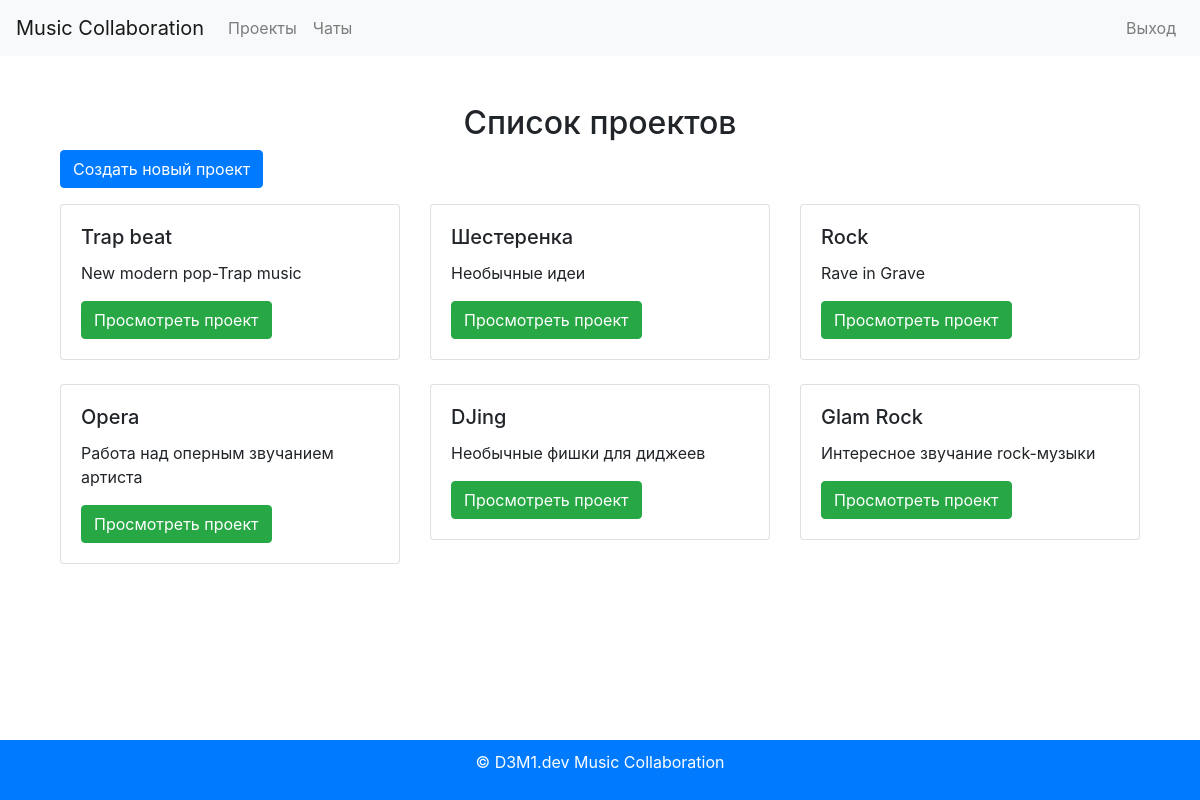
/projects/ (signed in), run on the app's committed database.
### projects/models.py (models this page shows, shortened)
class Project(models.Model):
    STATUS_CHOICES = [
        ('in_progress', 'В работе'),
        ('completed', 'Завершен'),
    ]
    id = models.AutoField(primary_key=True)
    name = models.CharField(max_length=255)
    description = models.TextField()
    owner = models.ForeignKey(User, on_delete=models.CASCADE)
    created_at = models.DateTimeField(auto_now_add=True)
    updated_at = models.DateTimeField(auto_now=True)
    status = models.CharField(max_length=50, choices=STATUS_CHOICES)

### projects/views.py (the view)
# urls.py: path('', ProjectListView.as_view(), name='project_list'),
@method_decorator(login_required, name='dispatch')
class ProjectListView(View):
    def get(self, request):
        projects = Project.objects.all()
        return render(request, 'projects/project_list.html', {'projects': projects})

### projects/templates/projects/project_list.html (shortened to what this page needs)
{% extends 'base.html' %}
{% block content %}
<div class="container mt-5">
    <h2 class="text-center">Список проектов</h2>
    <a href="{% url 'projects:project_create' %}" class="btn btn-primary mb-3">Создать новый проект</a>
    <div class="row">
        {% for project in projects %}
            <div class="col-md-4 mb-4">
                <div class="card">
                    <div class="card-body">
                        <h5 class="card-title">{{ project.name }}</h5>
                        <p class="card-text">{{ project.description|truncatewords:20 }}</p>
                        <a href="{% url 'projects:project_detail' project.id %}" class="btn btn-success">Просмотреть проект</a>
                    </div>
                </div>
            </div>
        {% empty %}
            <p>Нет доступных проектов.</p>
        {% endfor %}
    </div>
</div>
{% endblock %}

### static/css/styles.css (style rules this page uses)
body { font-family: Arial, sans-serif; margin: 0; padding: 0; }
.container { width: 80%; margin: auto; }
a { text-decoration: none; }

### data on the page
Project: name "Trap beat", description "New modern pop-Trap music"
Project: name "Шестеренка", description "Необычные идеи"
Project: name "Rock", description "Rave in Grave"
Project: name "Opera", description "Работа над оперным звучанием артиста"
Project: name "DJing", description "Необычные фишки для диджеев"
Project: name "Glam Rock", description "Интересное звучание rock-музыки"
